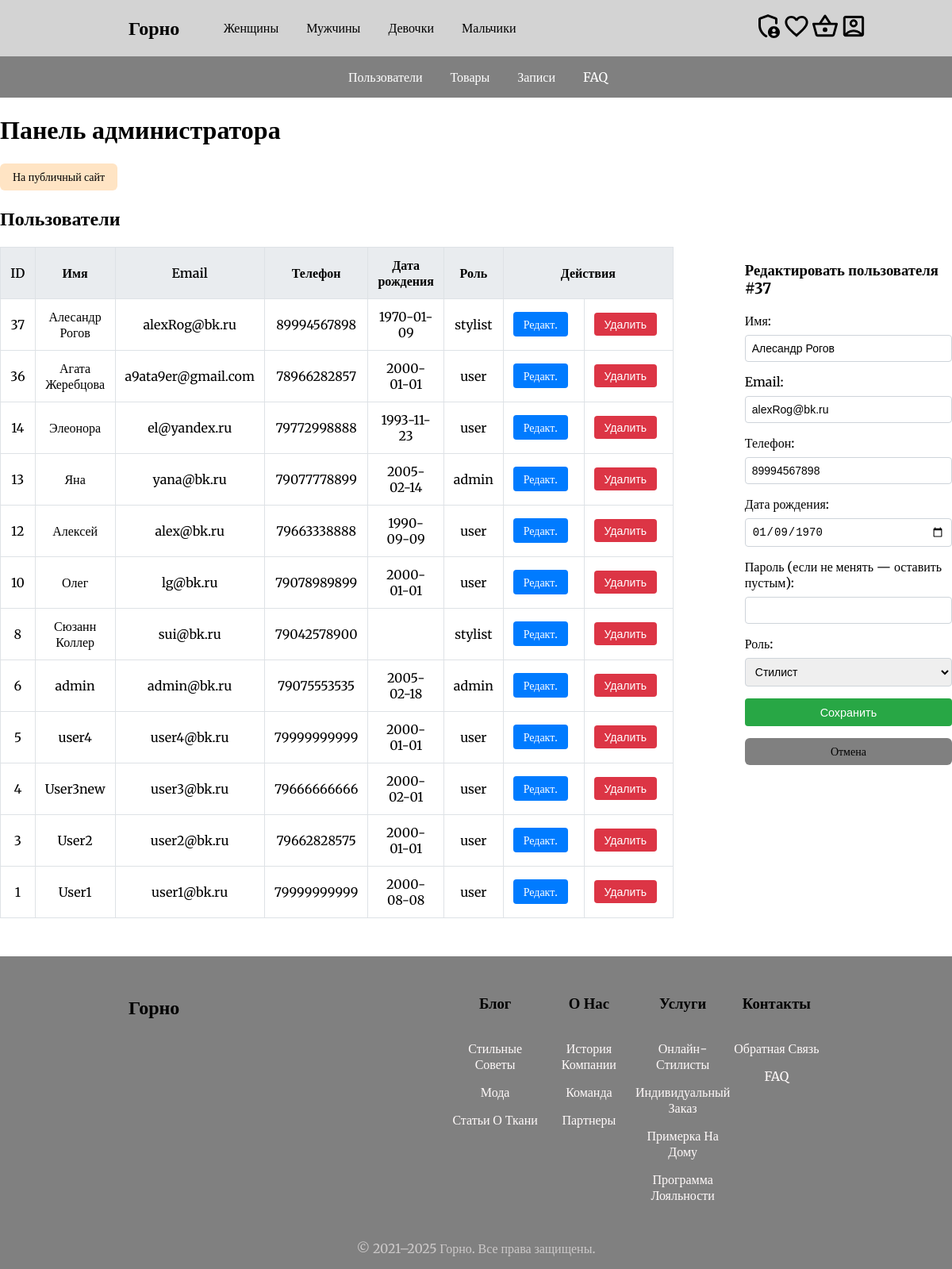
The app's page /admin/index.php?section=users&edit_id=37 (signed in) with its own data.
### tables this page shows
CREATE TABLE `users` (
  `id` int NOT NULL AUTO_INCREMENT,
  `name` varchar(100) NOT NULL,
  `email` varchar(100) NOT NULL,
  `phone` varchar(15) DEFAULT NULL,
  `password` varchar(255) NOT NULL,
  `birthdate` date DEFAULT NULL,
  `role` enum('user','admin','stylist') DEFAULT 'user',
  `created_at` timestamp NULL DEFAULT CURRENT_TIMESTAMP,
  `is_verified` tinyint(1) DEFAULT '0',
  `verification_token` varchar(255) DEFAULT NULL,
  PRIMARY KEY (`id`),
  UNIQUE KEY `email` (`email`)
);

### admin/users.php (the view, shortened to what this page needs)
<?php
require_once __DIR__ . '/../config/db.php';
$edit = null;
if (!empty($_GET['edit_id'])) {
    $eid = (int)$_GET['edit_id'];
    $q = $conn->prepare(
      "SELECT id,name,email,phone,birthdate,role FROM users WHERE id=?"
    );
    $q->bind_param('i', $eid);
    $q->execute();
    $edit = $q->get_result()->fetch_assoc();
}
$result = $conn->query("SELECT id, name, email, phone, birthdate, role FROM users ORDER BY id DESC");
?>
<h2>Пользователи</h2>
<section>
    <div>
        <table>
            <thead>
                <tr>
                    <th>ID</th>
                    <th>Имя</th>
                    <th>Email</th>
                    <th>Телефон</th>
                    <th>Дата рождения</th>
                    <th>Роль</th>
                    <th colspan="2">Действия</th>
                </tr>
            </thead>
            <tbody>
                <?php while($u=$result->fetch_assoc()): ?>
                    <tr>
                        <td><?=htmlspecialchars($u['id']) ?></td>
                        <td><?=htmlspecialchars($u['name'])?></td>
                        <td><?=htmlspecialchars($u['email'])?></td>
                        <td><?=htmlspecialchars($u['phone']   ?? '')?></td>
                        <td><?=htmlspecialchars($u['birthdate']??'')?></td>
                        <td><?=htmlspecialchars($u['role'])?></td>
                        <td><a href="?section=users&edit_id=<?= htmlspecialchars($u['id']) ?>">Редакт.</a></td>
                        <td>
                            <form action="/delete/user.php" method="POST" style="display:inline">
                                <button type="submit" onclick="return confirm('Удалить #<?= htmlspecialchars($u['id']) ?>?')">
                                Удалить</button>
                            </form>
                        </td>
                    </tr>
                <?php endwhile; ?>
            </tbody>
        </table>
    </div>
    <div class="form">
        <?php if ($edit): ?>
            <?php require __DIR__ . '/../admin/edit/user.php'; ?>
        <?php else: ?>
            <?php require __DIR__ . '/../admin/add/user.php'; ?>
        <?php endif; ?>
    </div>
</section>

### admin/edit/user.php (shortened to what this page needs)
<h3>Редактировать пользователя #<?= htmlspecialchars($edit['id']) ?></h3>
<form method="POST" action="/admin/edit/user_update.php">
  <label>Имя:
    <input type="text" name="name"
           value="<?= htmlspecialchars($edit['name']) ?>"
           required>
  </label>
  <label>Email:
    <input type="email" name="email"
           value="<?= htmlspecialchars($edit['email']) ?>"
           required>
  </label>
  <label>Телефон:
    <input type="text" name="phone"
           value="<?= htmlspecialchars($edit['phone'] ?? '') ?>">
  </label>
  <label>Дата рождения:
    <input type="date" name="birthdate"
           value="<?= htmlspecialchars($edit['birthdate'] ?? '') ?>">
  </label>
  <label>Пароль (если не менять — оставить пустым):
    <input type="password" name="password">
  </label>
  <label>Роль:
    <select name="role">
      <option value="stylist" <?= htmlspecialchars($edit['role']==='stylist' ? 'selected':'') ?>>Стилист</option>
    </select>
  </label>
  <button type="submit">Сохранить</button>
  <a href="?section=users" class="btn-secondary">Отмена</a>
</form>

### assets/css/styles.css (style rules this page uses)
body { margin: auto; padding: 0; font-family: 'Merriweather', serif; display: flex; flex-direction: column; min-height: 100vh; }
h1, h2, h3, h4, h5, h6, p { white-space: normal; overflow-wrap: break-word; word-wrap: break-word; }

### assets/css/admin.css (style rules this page uses)
.admin-panel section { display: flex; flex-direction: row; justify-content: center; gap: 90px; margin-bottom: 2rem; }
.admin-panel table { width: 100%; border-collapse: collapse; margin-bottom: 1rem; }
.admin-panel table thead { background-color: #e9ecef; }
.admin-panel table th, .admin-panel table td { padding: 0.75rem; border: 1px solid #dee2e6; text-align: center; }
.admin-panel table th { font-weight: 600; }
.admin-panel table td a, .admin-panel table td button { margin-right: 0.5rem; display: inline-block; padding: 0.4rem 0.8rem; font-size: 0.875rem; text-decoration: none; border: none; border-radius: 0.25rem; cursor: pointer; }
.admin-panel table td a { background-color: #007bff; color: #fff; }
.admin-panel table td button { background-color: #dc3545; color: #fff; }
.admin-panel section .form form { display: flex; flex-direction: column; gap: 15px; }
.admin-panel section .form form label { display: flex; flex-direction: column; font-weight: 500; }
.admin-panel section .form form input, .admin-panel section .form form select { margin-top: 0.5rem; padding: 0.5rem; border: 1px solid #ced4da; border-radius: 0.25rem; font-size: 0.875rem; }
.admin-panel section .form form button { padding: 0.6rem 1.2rem; background-color: #28a745; color: #fff; border: none; border-radius: 0.25rem; cursor: pointer; font-size: 0.9rem; }
.admin-panel section .form form .btn-secondary { display: inline-block; padding: 8px 16px; background-color: #808080; color: #000; border: none; border-radius: 6px; text-decoration: none; font-weight: 500; font-size: 14px; cursor: pointer; transition: background-color 0.3s ease; text-align: center; }

### records on screen
users: id "37", name "Алесандр Рогов", email "alexRog@bk.ru", phone "89994567898", birthdate "1970-01-09", role "stylist", birthdate "01/09/1970"
users: id "36", name "Агата Жеребцова", email "a9ata9er@gmail.com", phone "78966282857", birthdate "2000-01-01", role "user"
users: id "14", name "Элеонора", email "el@yandex.ru", phone "79772998888", birthdate "1993-11-23", role "user"
users: id "13", name "Яна", email "yana@bk.ru", phone "79077778899", birthdate "2005-02-14", role "admin"
users: id "12", name "Алексей", email "alex@bk.ru", phone "79663338888", birthdate "1990-09-09", role "user"
users: id "10", name "Олег", email "lg@bk.ru", phone "79078989899", birthdate "2000-01-01", role "user"
users: id "8", name "Сюзанн Коллер", email "sui@bk.ru", phone "79042578900", role "stylist"
users: id "6", name "admin", email "admin@bk.ru", phone "79075553535", birthdate "2005-02-18", role "admin"
users: id "5", name "user4", email "user4@bk.ru", phone "79999999999", birthdate "2000-01-01", role "user"
users: id "4", name "User3new", email "user3@bk.ru", phone "79666666666", birthdate "2000-02-01", role "user"
users: id "3", name "User2", email "user2@bk.ru", phone "79662828575", birthdate "2000-01-01", role "user"
users: id "1", name "User1", email "user1@bk.ru", phone "79999999999", birthdate "2000-08-08", role "user"

### other values on screen
$label "Женщины"
$label "Мужчины"
$label "Девочки"
$label "Мальчики"
